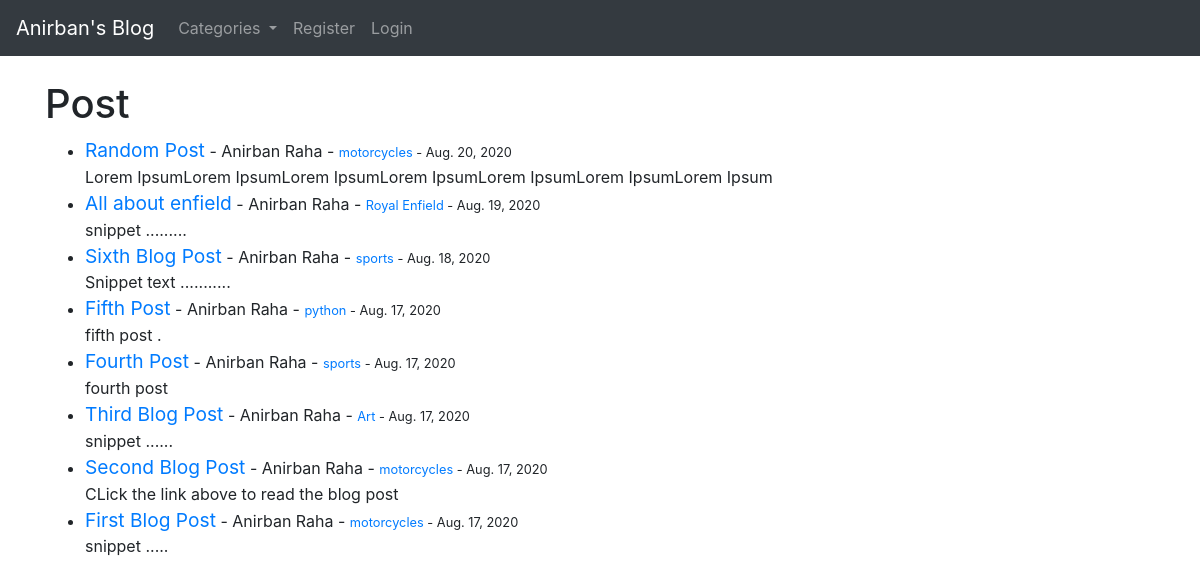
The page / on the database its author committed.
### myblog/models.py (models this page shows, shortened)
class Post(models.Model):
    title = models.CharField(max_length=255)
    header_image = models.ImageField(null=True, blank=True, upload_to="images/")
    title_tag = models.CharField(max_length=255)
    author = models.ForeignKey(User, on_delete=models.CASCADE)
    body = RichTextField(blank = True, null = True)
    post_date = models.DateField(auto_now_add=True)
    category = models.CharField(max_length=255, default= "uncategorized")
    snippet = models.CharField(max_length=255)
    likes = models.ManyToManyField(User, related_name="blog_posts")

### myblog/views.py (the view)
# urls.py: path('', HomeView.as_view(), name="home"),
class HomeView(ListView):
    model = Post
    template_name = 'home.html'
    ordering = ['-post_date']
    def get_context_data(self, *args , **kwargs):
        cat_menu = Category.objects.all()
        context = super(HomeView, self).get_context_data(*args , **kwargs)
        context["cat_menu"] = cat_menu
        return context

### myblog/models.py (called while the page is built)
    def __str__(self):
        return self.name

### myblog/templates/home.html (shortened to what this page needs)
{% extends 'base.html' %}
{% block content %}
<h1>Post</h1>
<ul>
{% for post in object_list %}
    <li><big><a href='{% url 'article-detail' post.pk %}'>{{ post.title }}</a></big> - {{ post.author.first_name }} {{ post.author.last_name }} - <small> <a href="{% url 'category' post.category %}">{{post.category}}</a> - {{ post.post_date }} </small><br/>
    {{ post.snippet }}
    </li>
{% endfor %}
</ul>
{% endblock %}

### myblog/templates/base.html (shortened to what this page needs)
<!doctype html>
<html lang="en">
  <head>
    <link rel="stylesheet" href="https://stackpath.bootstrapcdn.com/bootstrap/4.5.2/css/bootstrap.min.css">
  </head>
  <body>
    <nav class="navbar navbar-expand-lg navbar-dark bg-dark">
  <a class="navbar-brand" href="{% url 'home' %}">Anirban's Blog</a>
  <div class="collapse navbar-collapse" id="navbarSupportedContent">
    <ul class="navbar-nav mr-auto">
      {% if cat_menu %}
      <li class="nav-item dropdown">
        <a class="nav-link dropdown-toggle" href="#" id="navbarDropdown" role="button" data-toggle="dropdown" aria-haspopup="true" aria-expanded="false">
          Categories
        </a>
      </li>
      {% endif %}
      {% if user.is_authenticated %}
        <li class="nav-item">
          <a class="nav-link" href="{% url 'add_post' %}">Add Post</a>
        </li>
        <li class="nav-item">
          <a class="nav-link" href="{% url 'add_category' %}">Add Category</a>
        </li>
        <li class="nav-item dropdown">
          <a class="nav-link dropdown-toggle" href="#" id="navbarDropdown" role="button" data-toggle="dropdown" aria-haspopup="true" aria-expanded="false">
            Profile
          </a>
          <div class="dropdown-menu" aria-labelledby="navbarDropdown">
            <a class="dropdown-item" href="{% url 'edit_profile' %}">Profile Settings</a>
            {% if user.profile.id %}
              <a class="dropdown-item" href="{% url 'edit_profile_page' user.profile.id %}">Edit Profile Page</a>
              <a class="dropdown-item" href="{% url 'show_profile_page' user.profile.id %}">Profile Page</a>
            {% else %}
              <a class="dropdown-item" href="{% url 'create_profile_page' %}">Create Profile Page</a>
            {% endif %}
          </div>
        </li>
        <li class="nav-item">
          <a class="nav-link" href="{% url 'logout' %}">Logout</a>
        </li>
      {% else %}
        <li class="nav-item">
          <a class="nav-link" href="{% url 'register' %}">Register</a>
        </li>
        <li class="nav-item">
          <a class="nav-link" href="{% url 'login' %}">Login</a>
        </li>
      {% endif %}
    </ul>
  </div>
</nav>
    <br/>
    <div class="container">
        {% block content %}
        {% endblock %}
    </div>
  </body>
</html>

### rows shown on the page
Post: title "Random Post", author.first_name "Anirban", author.last_name "Raha", category "motorcycles", post_date "Aug. 20, 2020", snippet "Lorem IpsumLorem IpsumLorem IpsumLorem IpsumLorem IpsumLorem IpsumLorem Ipsum"
Post: title "All about enfield", author.first_name "Anirban", author.last_name "Raha", category "Royal Enfield", post_date "Aug. 19, 2020", snippet "snippet ........."
Post: title "Sixth Blog Post", author.first_name "Anirban", author.last_name "Raha", category "sports", post_date "Aug. 18, 2020", snippet "Snippet text ..........."
Post: title "Fifth Post", author.first_name "Anirban", author.last_name "Raha", category "python", post_date "Aug. 17, 2020", snippet "fifth post ."
Post: title "Fourth Post", author.first_name "Anirban", author.last_name "Raha", category "sports", post_date "Aug. 17, 2020", snippet "fourth post"
Post: title "Third Blog Post", author.first_name "Anirban", author.last_name "Raha", category "Art", post_date "Aug. 17, 2020", snippet "snippet ......"
Post: title "Second Blog Post", author.first_name "Anirban", author.last_name "Raha", category "motorcycles", post_date "Aug. 17, 2020", snippet "CLick the link above to read the blog post"
Post: title "First Blog Post", author.first_name "Anirban", author.last_name "Raha", category "motorcycles", post_date "Aug. 17, 2020", snippet "snippet ....."
